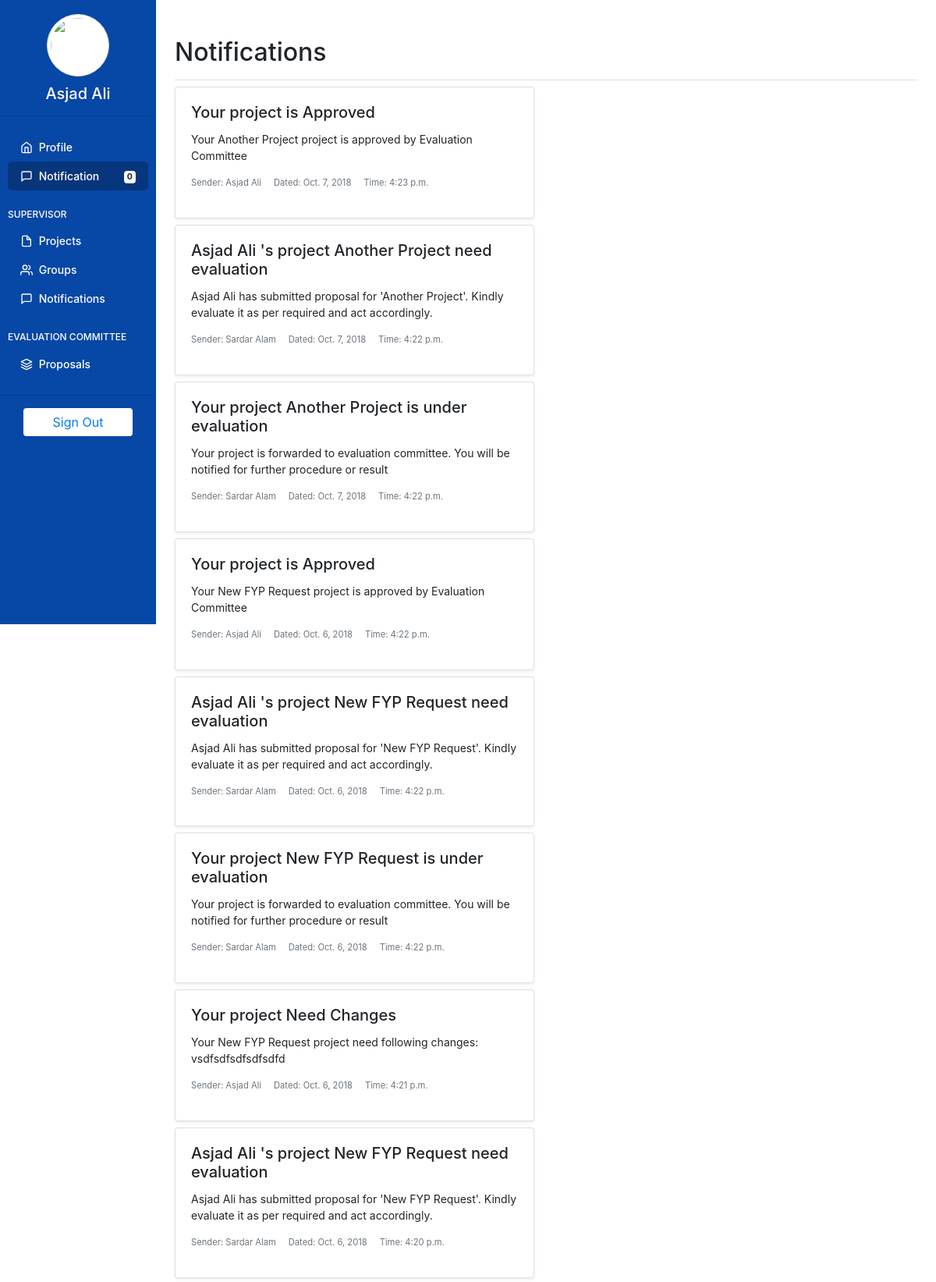
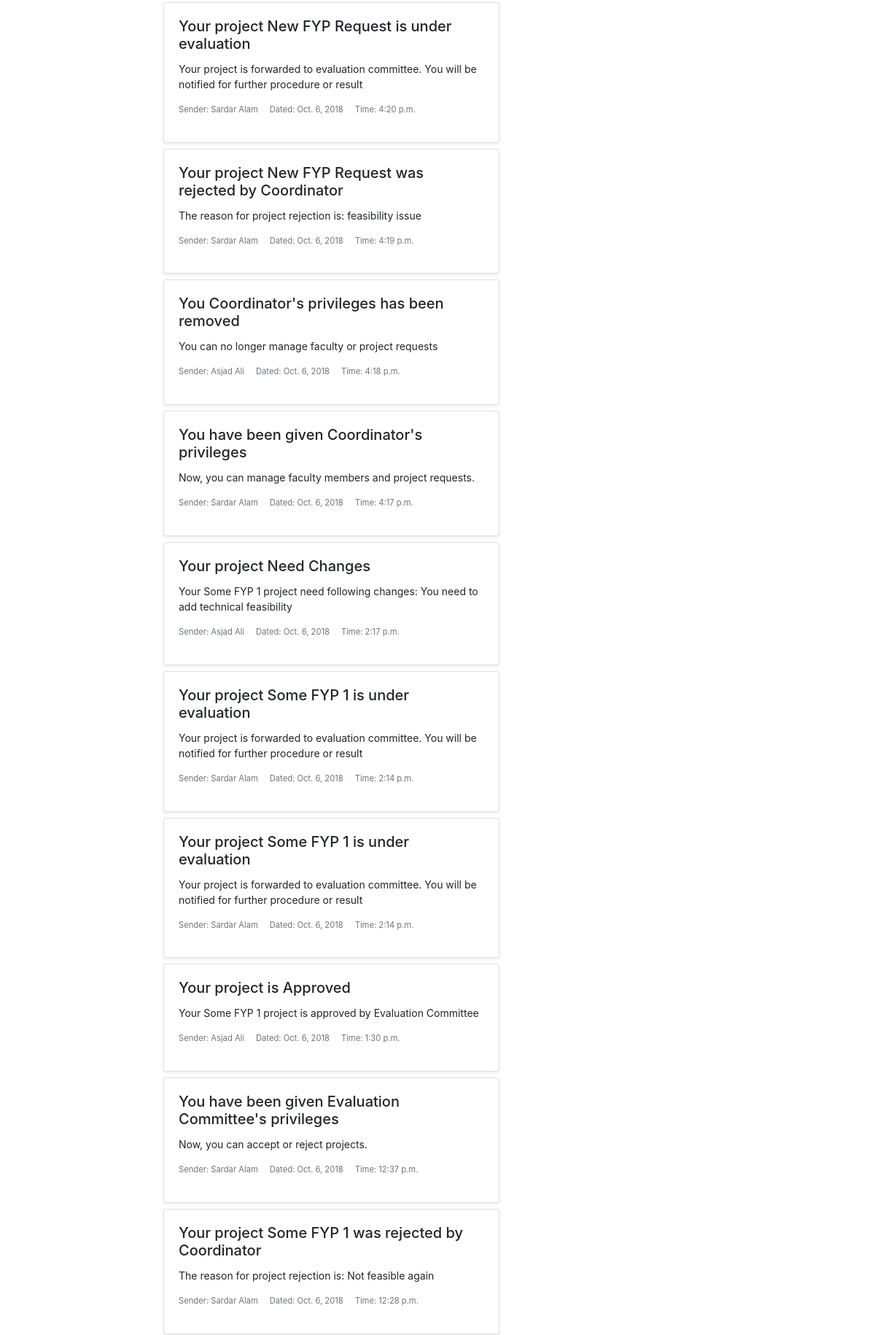
Screenshot of /faculty/portal/coordinator/faculty/notifications/ (signed in, upper part) with the database file from the repository (2 pictures, top to bottom).
### app/models.py (models this page shows, shortened)
class User(AbstractUser):
    is_student = models.BooleanField(default=False)
    is_faculty = models.BooleanField(default=False)

class Faculty(models.Model):
    user = models.OneToOneField(settings.AUTH_USER_MODEL, on_delete=models.CASCADE)
    is_supervisor = models.BooleanField(default=False)
    is_coordinator = models.BooleanField(default=False)
    is_committee_member = models.BooleanField(default=False)
    is_committee_head = models.BooleanField(default=False)
    is_evaluation_committee = models.BooleanField(default=False)
    is_active = models.BooleanField(default=True)
    image = models.ImageField(upload_to="faculty/", blank=True, null=True)
    created_at = models.DateTimeField(auto_now_add=True)
    updated_at = models.DateTimeField(auto_now=True)
    def get_current_notification_count(self):
        return self.faculty_receiver.filter(is_seen=False).count()

class FacultyNotifications(models.Model):
    title = models.CharField(max_length=30)
    text = models.CharField(max_length=255)
    receiver = models.ForeignKey(Faculty, on_delete=models.CASCADE, related_name="faculty_receiver")
    sender = models.ForeignKey(Faculty, on_delete=models.CASCADE, blank=True, null=True, related_name="faculty_sender")
    expiry = models.DateTimeField(blank=True, null=True)
    is_viewed = models.BooleanField(default=False)
    is_seen = models.BooleanField(default=False)
    is_active = models.BooleanField(default=True)
    created_at = models.DateTimeField(auto_now_add=True)
    updated_at = models.DateTimeField(auto_now=True)

### app/views.py (the view)
# urls.py: path('faculty/portal/coordinator/faculty/notifications/', views.faculty_notifications,
@login_required
def faculty_notifications(request):
    context = {}
    if request.user.is_authenticated:
        try:
            faculty = request.user.faculty
            notifications = faculty.faculty_receiver.all().order_by('is_seen', '-created_at')
            context['notifications'] = notifications
        except FacultyNotifications.DoesNotExist:
            context['notifications'] = None
    return render(request, 'app/faculty/notifications.html', context)

### app/templates/app/faculty/notifications.html (shortened to what this page needs)
{% extends 'app/faculty/base.html' %}
{% load static %}
{% block fac_link_notification %}active{% endblock %}
{% block content %}
    <h2 class="border-bottom pb-3">Notifications</h2>
    {% for n in notifications %}
        <div class="row mb-2">
            <div class="col-sm-6">
                <div class="card shadow-sm">
                    <div class="card-body">
                        <h5 class="card-title">{{ n.title }}</h5>
                        <p class="card-text">{{ n.text }}</p>
                        <div class="d-flex">
                            <p class="text-muted">
                                <small>Sender: {{ n.sender.user.first_name }}</small>
                            </p>
                            <p class="ml-3 text-muted">
                                <small>Dated: {{ n.created_at.date }} </small>
                            </p>
                            <p class="ml-3 text-muted">
                                <small>Time: {{ n.created_at.time }}</small>
                            </p>
                        </div>
                    </div>
                </div>
            </div>
        </div>
    {% endfor %}
{% endblock %}

### app/templates/app/faculty/base.html (shortened to what this page needs)
{% load static %}
<html lang="en">
<head>
    <link href="{% static 'app/css/bootstrap/bootstrap.min.css' %}" rel="stylesheet">
    <link rel="stylesheet" href="{% static 'app/css/fontawesome/css/all.css' %}">
    <link href="{% static 'app/css/site/dashboard.css' %}" rel="stylesheet">
</head>
<body>
{% if request.user.faculty.is_active %}
    <div class="container-fluid">
        <div class="row">
            <nav class="col-md-2 d-none d-md-block bg-bb sidebar">
                <div class="user text-center" style="color: white;">
                    <img src="{% static 'app/images/placeholder.jpg' %}" alt="" width="80px" height="80px"
                         class="img-thumbnail rounded-circle">
                    <h5 style="margin: 10px 0 0 0;">{{ user.first_name }}</h5>
                </div>
                <hr>
                <div class="sidebar-sticky">
                    <ul class="nav flex-column">
                        <li class="nav-item">
                            <a class="nav-link {% block fac_link_profile %}{% endblock %}" href="#">
                                <span data-feather="home"></span>
                                Profile
                            </a>
                        </li>
                        <li class="nav-item">
                            <a class="nav-link {% block fac_link_notification %}{% endblock %}"
                               href="{% url 'faculty-notifications' %}">
                                <span data-feather="message-square"></span>
                                Notification <span
                                    class="badge badge-light float-right mt-1">{{ request.user.faculty.get_current_notification_count }}</span>
                            </a>
                        </li>
                    </ul>
                    {% if user.faculty.is_supervisor %}
                        <h6 class="sidebar-heading mt-4" style="color: white;">
                            <span>Supervisor</span>
                        </h6>
                        <ul class="nav flex-column">
                            <li class="nav-item">
                                <a class="nav-link {% block fac_link_supervisor_projects %}{% endblock %}"
                                   href="{% url 'faculty-supervisor-projects' %}">
                                    <span data-feather="file"></span>
                                    Projects
                                </a>
                            </li>
                            <li class="nav-item">
                                <a class="nav-link {% block fac_link_group %}{% endblock %}"
                                   href="{% url 'faculty-supervisor-groups' %}">
                                    <span data-feather="users"></span>
                                    Groups
                                </a>
                            </li>
                            <li class="nav-item">
                                <a class="nav-link" href="#">
                                    <span data-feather="message-square"></span>
                                    Notifications
                                </a>
                            </li>
                        </ul>
                    {% endif %}
                    {% if user.faculty.is_evaluation_committee %}
                        <h6 class="sidebar-heading mt-4" style="color: white;">
                            <span>Evaluation Committee</span>
                        </h6>
                        <ul class="nav flex-column">
                            <li class="nav-item">
                                <a class="nav-link {% block fac_link_ec_proposal %}{% endblock %}"
                                   href="{% url 'faculty-ec-proposals' %}">
                                    <span data-feather="layers"></span>
                                    Proposals
                                </a>
                            </li>
                        </ul>
                    {% endif %}
                </div>
                <div class="text-center">
                    <hr>
                    <a href="{% url 'logout' %}" class="btn btn-white mt-2 mb-5">Sign Out</a>
                </div>
            </nav>
            <main role="main" class="col-md-9 ml-sm-auto col-lg-10 px-4">
                {% block content %}
                {% endblock %}
            </main>
        </div>
    </div>
{% else %}
    <div class="d-flex justify-content-center align-items-center" style="height: 100vh; width: 100%;">
        <p class="display-4 text-muted">You no longer have access to portal.</p>
    </div>
{% endif %}
</body>
</html>

### app/static/app/css/site/dashboard.css (style rules this page uses)
body { font-size: .875rem; }
.feather { width: 16px; height: 16px; vertical-align: text-bottom; }
.sidebar { position: fixed; top: 0; left: 0; height: 100vh; z-index: 100; padding: 18px 0; box-shadow: inset -1px 0 0 rgba(0, 0, 0, .1); }
.sidebar-sticky { position: relative; top: 0; max-height: 55vh; padding: 5px 10px; overflow-x: hidden; overflow-y: auto; }
.sidebar .nav-link { font-weight: 500; color: white; }
.sidebar .nav-link .feather { margin-right: 4px; color: white; }
.sidebar .nav-link.active { border-radius: 5px; background-color: #08367C; }
.sidebar .nav-link:hover .feather, .sidebar .nav-link.active .feather { color: inherit; }
.sidebar-heading { font-size: .75rem; text-transform: uppercase; }
[role="main"] { padding-top: 48px; }
.bg-bb { background-color: #0747A6; }
.btn-white { display: block; box-sizing: border-box; width: 70%; background-color: white; border: none; margin: 0 auto; transition: all .4s; }

### rows the page displays
User: first_name "Asjad Ali", user.faculty.get_current_notification_count "0"
FacultyNotifications: title "Your project is Approved", text "Your Another Project project is approved by Evaluation Committee", sender.user.first_name "Asjad Ali", created_at "Oct. 7, 2018", created_at.time "4:23 p.m."
FacultyNotifications: title "Asjad Ali 's project Another Project need evaluation", text "Asjad Ali has submitted proposal for 'Another Project'. Kindly evaluate it as per required and act accordingly.", sender.user.first_name "Sardar Alam", created_at "Oct. 7, 2018", created_at.time "4:22 p.m."
FacultyNotifications: title "Your project Another Project is under evaluation", text "Your project is forwarded to evaluation committee. You will be notified for further procedure or result", sender.user.first_name "Sardar Alam", created_at "Oct. 7, 2018", created_at.time "4:22 p.m."
FacultyNotifications: title "Your project is Approved", text "Your New FYP Request project is approved by Evaluation Committee", sender.user.first_name "Asjad Ali", created_at "Oct. 6, 2018", created_at.time "4:22 p.m."
FacultyNotifications: title "Asjad Ali 's project New FYP Request need evaluation", text "Asjad Ali has submitted proposal for 'New FYP Request'. Kindly evaluate it as per required and act accordingly.", sender.user.first_name "Sardar Alam", created_at "Oct. 6, 2018", created_at.time "4:22 p.m."
FacultyNotifications: title "Your project New FYP Request is under evaluation", text "Your project is forwarded to evaluation committee. You will be notified for further procedure or result", sender.user.first_name "Sardar Alam", created_at "Oct. 6, 2018", created_at.time "4:22 p.m."
FacultyNotifications: title "Your project Need Changes", text "Your New FYP Request project need following changes: vsdfsdfsdfsdfsdfd", sender.user.first_name "Asjad Ali", created_at "Oct. 6, 2018", created_at.time "4:21 p.m."
FacultyNotifications: title "Asjad Ali 's project New FYP Request need evaluation", text "Asjad Ali has submitted proposal for 'New FYP Request'. Kindly evaluate it as per required and act accordingly.", sender.user.first_name "Sardar Alam", created_at "Oct. 6, 2018", created_at.time "4:20 p.m."
FacultyNotifications: title "Your project New FYP Request is under evaluation", text "Your project is forwarded to evaluation committee. You will be notified for further procedure or result", sender.user.first_name "Sardar Alam", created_at "Oct. 6, 2018", created_at.time "4:20 p.m."
FacultyNotifications: title "Your project New FYP Request was rejected by Coordinator", text "The reason for project rejection is: feasibility issue", sender.user.first_name "Sardar Alam", created_at "Oct. 6, 2018", created_at.time "4:19 p.m."
FacultyNotifications: title "You Coordinator's privileges has been removed", text "You can no longer manage faculty or project requests", sender.user.first_name "Asjad Ali", created_at "Oct. 6, 2018", created_at.time "4:18 p.m."
FacultyNotifications: title "You have been given Coordinator's privileges", text "Now, you can manage faculty members and project requests.", sender.user.first_name "Sardar Alam", created_at "Oct. 6, 2018", created_at.time "4:17 p.m."
FacultyNotifications: title "Your project Need Changes", text "Your Some FYP 1 project need following changes: You need to add technical feasibility", sender.user.first_name "Asjad Ali", created_at "Oct. 6, 2018", created_at.time "2:17 p.m."
FacultyNotifications: title "Your project Some FYP 1 is under evaluation", text "Your project is forwarded to evaluation committee. You will be notified for further procedure or result", sender.user.first_name "Sardar Alam", created_at "Oct. 6, 2018", created_at.time "2:14 p.m."
FacultyNotifications: title "Your project Some FYP 1 is under evaluation", text "Your project is forwarded to evaluation committee. You will be notified for further procedure or result", sender.user.first_name "Sardar Alam", created_at "Oct. 6, 2018", created_at.time "2:14 p.m."
FacultyNotifications: title "Your project is Approved", text "Your Some FYP 1 project is approved by Evaluation Committee", sender.user.first_name "Asjad Ali", created_at "Oct. 6, 2018", created_at.time "1:30 p.m."
FacultyNotifications: title "You have been given Evaluation Committee's privileges", text "Now, you can accept or reject projects.", sender.user.first_name "Sardar Alam", created_at "Oct. 6, 2018", created_at.time "12:37 p.m."
FacultyNotifications: title "Your project Some FYP 1 was rejected by Coordinator", text "The reason for project rejection is: Not feasible again", sender.user.first_name "Sardar Alam", created_at "Oct. 6, 2018", created_at.time "12:28 p.m."
